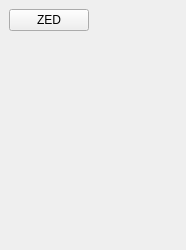
<?xml version="1.0" encoding="UTF-8"?>
<ui version="4.0">
 <class>SensorsWindow</class>
 <widget class="QMainWindow" name="SensorsWindow">
  <property name="geometry">
   <rect>
    <x>0</x>
    <y>0</y>
    <width>186</width>
    <height>250</height>
   </rect>
  </property>
  <property name="windowTitle">
   <string>Sensors</string>
  </property>
  <property name="toolButtonStyle">
   <enum>Qt::ToolButtonTextBesideIcon</enum>
  </property>
  <widget class="QWidget" name="centralwidget">
   <layout class="QVBoxLayout" name="verticalLayout">
    <item>
     <layout class="QGridLayout" name="gridLayout_2">
      <item row="1" column="1">
       <spacer name="horizontalSpacer">
        <property name="orientation">
         <enum>Qt::Horizontal</enum>
        </property>
        <property name="sizeHint" stdset="0">
         <size>
          <width>40</width>
          <height>20</height>
         </size>
        </property>
       </spacer>
      </item>
      <item row="0" column="0">
       <widget class="QPushButton" name="pushButton_zed">
        <property name="contextMenuPolicy">
         <enum>Qt::NoContextMenu</enum>
        </property>
        <property name="text">
         <string>ZED</string>
        </property>
        <property name="flat">
         <bool>false</bool>
        </property>
       </widget>
      </item>
      <item row="1" column="0">
       <spacer name="verticalSpacer">
        <property name="orientation">
         <enum>Qt::Vertical</enum>
        </property>
        <property name="sizeHint" stdset="0">
         <size>
          <width>20</width>
          <height>40</height>
         </size>
        </property>
       </spacer>
      </item>
     </layout>
    </item>
   </layout>
  </widget>
 </widget>
 <resources/>
 <connections/>
</ui>
